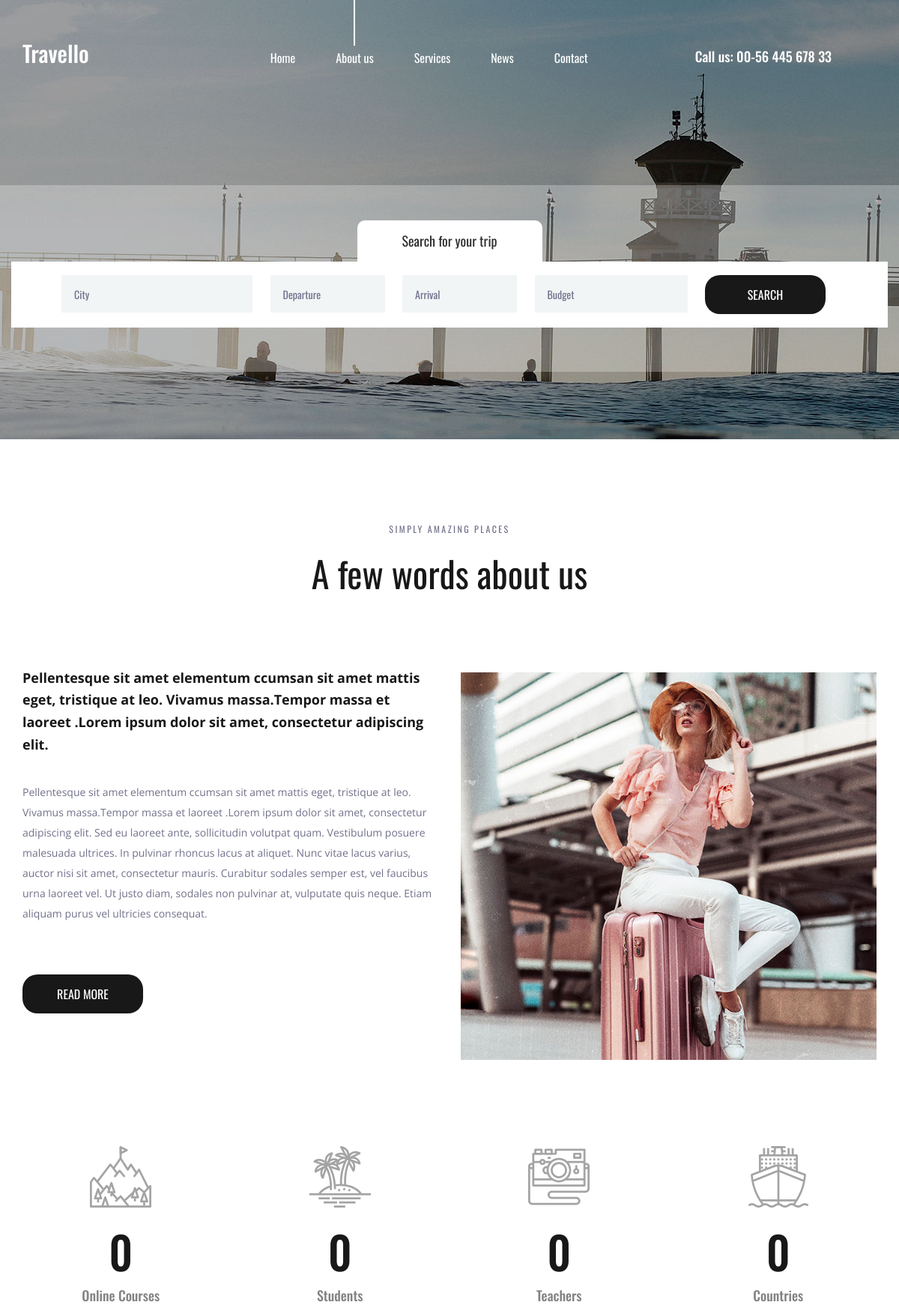
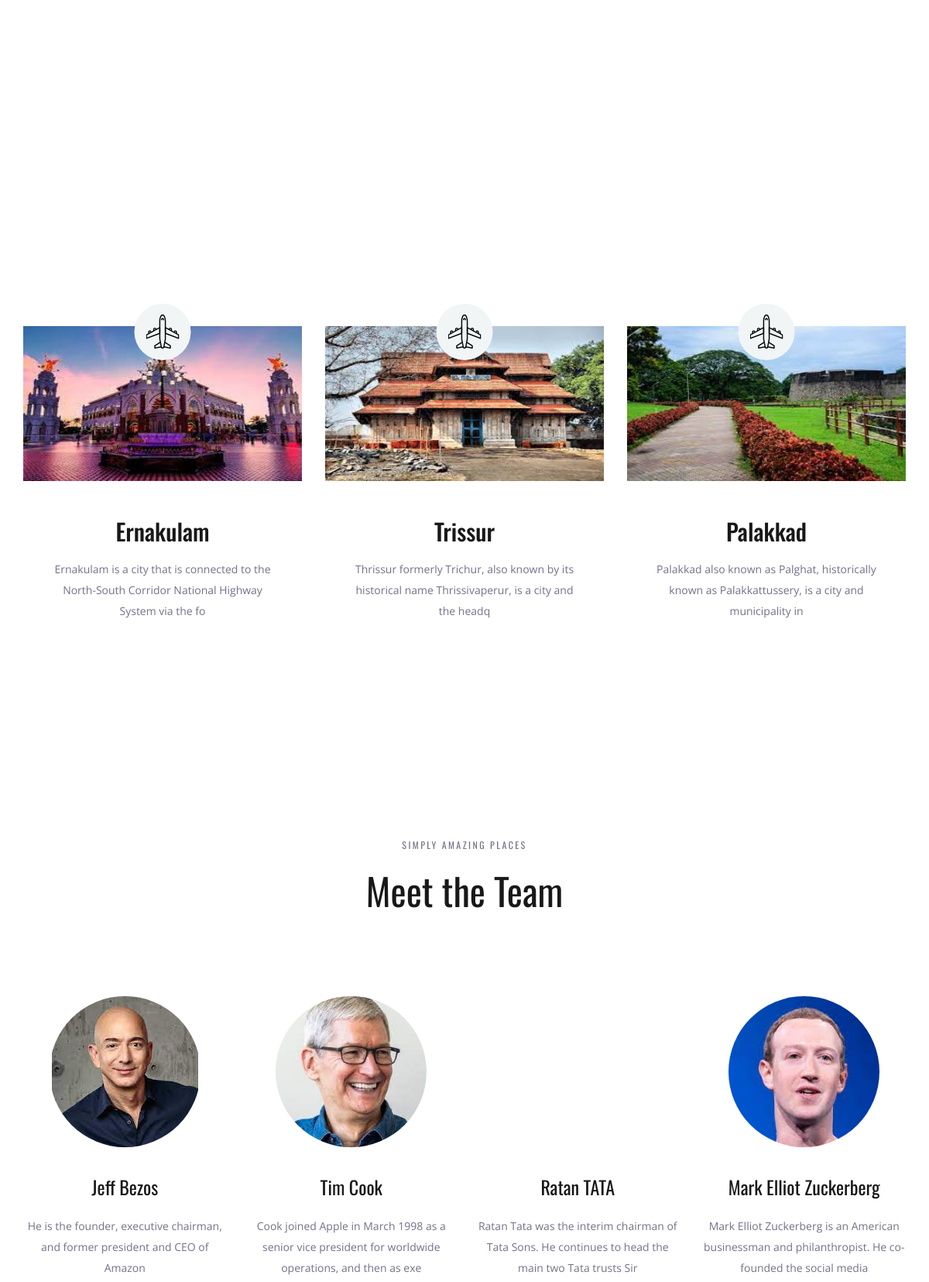
The page / (upper part) on the database its author committed (2 pictures, top to bottom).
### app2/models.py (models this page shows, shortened)
class Place(models.Model):
    name=models.CharField(max_length=50)
    desc=models.CharField(max_length=100)
    img=models.ImageField(upload_to="app2/image",null=True,blank=True)

class Team(models.Model):
    name = models.CharField(max_length=50)
    desc = models.CharField(max_length=100)
    img = models.ImageField(upload_to="app2/image/teams", null=True, blank=True)

### app2/views.py (the view)
# urls.py: 2. Add a URL to urlpatterns:  path('', views.home, name='home')
def home(request):
    p=Place.objects.all()
    t=Team.objects.all()
    return render(request,'home.html',{'p':p,'t':t})

### templates/home.html
{% extends 'base.html' %}
{% load static %}
{% block place %}
<div class="why">
		<div class="parallax_background parallax-window" data-parallax="scroll" data-image-src="{% static 'images/why.jpg' %}" data-speed="0.8"></div>
		<div class="container">
			<div class="row">
				<div class="col text-center">
					<div class="section_subtitle">simply amazing places</div>
					<div class="section_title"><h2>Why choose us?</h2></div>
				</div>
			</div>
			<div class="row why_row">
{% for i in p %}
				<div class="col-lg-4 why_col">
					<div class="why_item">
						<div class="why_image">
							<img src="{{i.img.url}}" height="200px" width="100%" alt="">
							<div class="why_icon d-flex flex-column align-items-center justify-content-center">
								<img src="{% static 'images/why_1.svg' %}" alt="">
							</div>
						</div>
						<div class="why_content text-center">
							<div class="why_title">{{i.name}}</div>
							<div class="why_text">
								<p>{{i.desc}}</p>
							</div>
						</div>
					</div>
				</div>
                {% endfor %}
            </div></div></div>
<div class="team">
		<div class="container">
			<div class="row">
				<div class="col text-center">
					<div class="section_subtitle">simply amazing places</div>
					<div class="section_title"><h2>Meet the Team</h2></div>
				</div>
			</div>
			<div class="row team_row">
{% for i in t %}
				<div class="col-xl-3 col-md-6 team_col">
					<div class="team_item d-flex flex-column align-items-center justify-content-start text-center">
						<div class="team_image"><img src="{{i.img.url}}" alt=""></div>
						<div class="team_content">
							<div class="team_title"><a href="#">{{i.name}}</a></div>
							<div class="team_text">
								<p>{{i.desc}}</p>
							</div>
						</div>
					</div>
				</div>
{% endfor %}
			</div></div></div>
{% endblock %}

### templates/base.html (shortened to what this page needs)
<!DOCTYPE html>
{% load static %}
<html lang="en">
<head>
<link rel="stylesheet" type="text/css" href="{% static 'styles/bootstrap4/bootstrap.min.css' %}">
<link href="{% static 'plugins/font-awesome-4.7.0/css/font-awesome.min.css' %}" rel="stylesheet" type="text/css">
<link rel="stylesheet" type="text/css" href="{% static 'plugins/OwlCarousel2-2.2.1/owl.carousel.css' %}">
<link rel="stylesheet" type="text/css" href="{% static 'plugins/OwlCarousel2-2.2.1/owl.theme.default.css' %}">
<link rel="stylesheet" type="text/css" href="{% static 'plugins/OwlCarousel2-2.2.1/animate.css' %}">
<link rel="stylesheet" type="text/css" href="{% static 'styles/about.css' %}">
<link rel="stylesheet" type="text/css" href="{% static 'styles/about_responsive.css' %}">
</head>
<body>
<div class="super_container">
	<header class="header">
		<div class="container">
			<div class="row">
				<div class="col">
					<div class="header_content d-flex flex-row align-items-center justify-content-start">
						<div class="header_content_inner d-flex flex-row align-items-end justify-content-start">
							<div class="logo"><a href="index.html">Travello</a></div>
							<nav class="main_nav">
								<ul class="d-flex flex-row align-items-start justify-content-start">
									<li><a href="index.html">Home</a></li>
									<li class="active"><a href="about.html">About us</a></li>
									<li><a href="#">Services</a></li>
									<li><a href="news.html">News</a></li>
									<li><a href="contact.html">Contact</a></li>
								</ul>
							</nav>
							<div class="header_phone ml-auto">Call us: 00-56 445 678 33</div>
						</div>
					</div>
				</div>
			</div>
		</div>
	</header>
	<div class="home">
		<div class="background_image" style="background-image:url('{% static "images/about.jpg" %}')"></div>
	</div>
	<div class="home_search">
		<div class="container">
			<div class="row">
				<div class="col">
					<div class="home_search_container">
						<div class="home_search_title">Search for your trip</div>
						<div class="home_search_content">
							<form action="#" class="home_search_form" id="home_search_form">
								<div class="d-flex flex-lg-row flex-column align-items-start justify-content-lg-between justify-content-start">
									<input type="text" class="search_input search_input_1" placeholder="City" required="required">
									<input type="text" class="search_input search_input_2" placeholder="Departure" required="required">
									<input type="text" class="search_input search_input_3" placeholder="Arrival" required="required">
									<input type="text" class="search_input search_input_4" placeholder="Budget" required="required">
									<button class="home_search_button">search</button>
								</div>
							</form>
						</div>
					</div>
				</div>
			</div>
		</div>
	</div>
	<div class="about">
		<div class="container">
			<div class="row">
				<div class="col text-center">
					<div class="section_subtitle">simply amazing places</div>
					<div class="section_title"><h2>A few words about us</h2></div>
				</div>
			</div>
			<div class="row about_row">
				<div class="col-lg-6">
					<div class="about_content">
						<div class="text_highlight">Pellentesque sit amet elementum ccumsan sit amet mattis eget, tristique at leo. Vivamus massa.Tempor massa et laoreet .Lorem ipsum dolor sit amet, consectetur adipiscing elit.</div>
						<div class="about_text">
							<p>Pellentesque sit amet elementum ccumsan sit amet mattis eget, tristique at leo. Vivamus massa.Tempor massa et laoreet .Lorem ipsum dolor sit amet, consectetur adipiscing elit. Sed eu laoreet ante, sollicitudin volutpat quam. Vestibulum posuere malesuada ultrices. In pulvinar rhoncus lacus at aliquet. Nunc vitae lacus varius, auctor nisi sit amet, consectetur mauris. Curabitur sodales semper est, vel faucibus urna laoreet vel. Ut justo diam, sodales non pulvinar at, vulputate quis neque. Etiam aliquam purus vel ultricies consequat.</p>
						</div>
						<div class="button about_button"><a href="#">read more</a></div>
					</div>
				</div>
				<div class="col-lg-6">
					<div class="about_image"><img src="{% static 'images/about_1.jpg' %}" alt=""></div>
				</div>
			</div>
		</div>
	</div>
	<div class="milestones">
		<div class="container">
			<div class="row">
				<div class="col-lg-3 milestone_col">
					<div class="milestone text-center">
						<div class="milestone_icon"><img src="{% static 'images/mountain.svg' %}" alt=""></div>
						<div class="milestone_counter" data-end-value="17">0</div>
						<div class="milestone_text">Online Courses</div>
					</div>
				</div>
				<div class="col-lg-3 milestone_col">
					<div class="milestone text-center">
						<div class="milestone_icon"><img src="{% static 'images/island.svg' %}" alt=""></div>
						<div class="milestone_counter" data-end-value="213">0</div>
						<div class="milestone_text">Students</div>
					</div>
				</div>
				<div class="col-lg-3 milestone_col">
					<div class="milestone text-center">
						<div class="milestone_icon"><img src="{% static 'images/camera.svg' %}" alt=""></div>
						<div class="milestone_counter" data-end-value="11923">0</div>
						<div class="milestone_text">Teachers</div>
					</div>
				</div>
				<div class="col-lg-3 milestone_col">
					<div class="milestone text-center">
						<div class="milestone_icon"><img src="{% static 'images/boat.svg' %}" alt=""></div>
						<div class="milestone_counter" data-end-value="15">0</div>
						<div class="milestone_text">Countries</div>
					</div>
				</div>
			</div>
		</div>
	</div>
{% block place %}{% endblock %}
</div>
</body>
</html>

### rows shown on the page
Place: img (picture), name "Ernakulam", desc "Ernakulam is a city that is connected to the North-South Corridor National Highway System via the fo"
Place: img (picture), name "Trissur", desc "Thrissur formerly Trichur, also known by its historical name Thrissivaperur, is a city and the headq"
Place: img (picture), name "Palakkad", desc "Palakkad also known as Palghat, historically known as Palakkattussery, is a city and municipality in"
Team: img (picture), name "Jeff Bezos", desc "He is the founder, executive chairman, and former president and CEO of Amazon"
Team: img (picture), name "Tim Cook", desc "Cook joined Apple in March 1998 as a senior vice president for worldwide operations, and then as exe"
Team: name "Ratan TATA", desc "Ratan Tata was the interim chairman of Tata Sons. He continues to head the main two Tata trusts Sir"
Team: img (picture), name "Mark Elliot Zuckerberg", desc "Mark Elliot Zuckerberg is an American businessman and philanthropist. He co-founded the social media"
